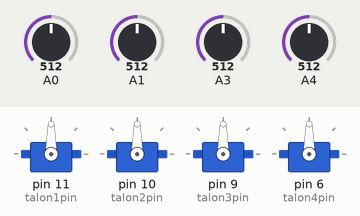
This sketch was run on a simulated Arduino Uno, built with avr-gcc and run on an emulated ATmega328P. On the bench: 4 × servo. The inputs (shaded band) are chosen by the test bench; at power-on: A0 = 512, A1 = 512, A3 = 512, A4 = 512.

Above: at 1.2 s.
1.3 s: A0 set to 716
At 2.5 s:
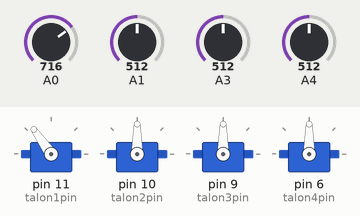
2.8 s: A1 set to 716
At 3.8 s:
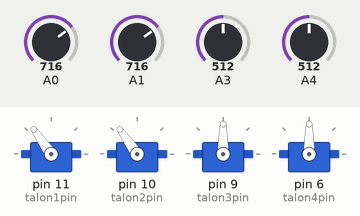
4.3 s: A3 set to 716
At 4.9 s:
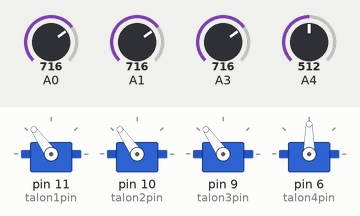
5.8 s: A4 set to 716
At 6.1 s:
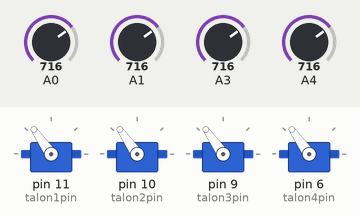
7.3 s: A0 set to 992
At 8.4 s:
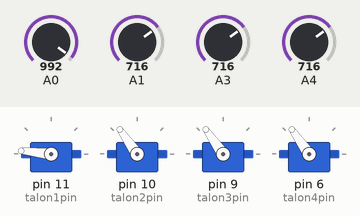
8.8 s: A1 set to 992
At 9.5 s:
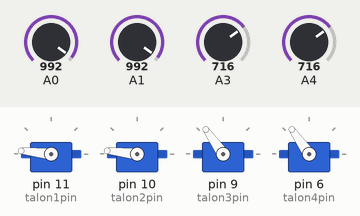
Timing chart, 0 to 11.3 s (numbered marks = the images above; inputs shaded):
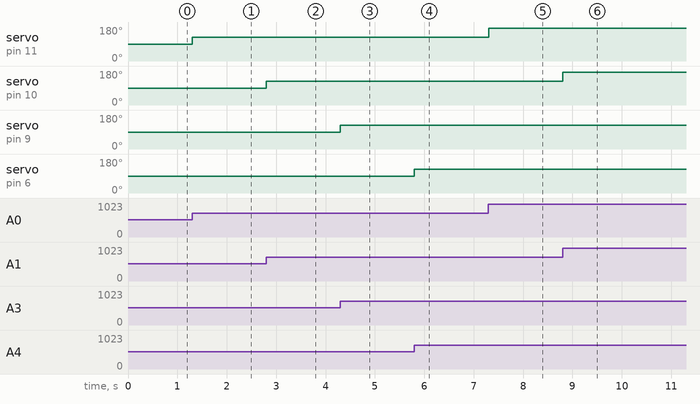

Measured:
- after the input at 1.3 s, servo on pin 11 (talon1pin): 90° → 125° at once
- after the input at 2.8 s, servo on pin 10 (talon2pin): 90° → 125° at once
- after the input at 4.3 s, servo on pin 9 (talon3pin): 90° → 125° at once
- after the input at 5.8 s, servo on pin 6 (talon4pin): 90° → 125° at once
- after the input at 7.3 s, servo on pin 11 (talon1pin): 125° → 174° at once
- after the input at 8.8 s, servo on pin 10 (talon2pin): 125° → 174° at once

The sketch:

MotorBoard.ino
```cpp
#include "Servo.h"

const int debug = 0;

const int redPotPin = 0;
const int bluePotPin = 1;
const int yellowPotPin = 3;
const int whitePotPin = 4;

const int talon1pin = 11;
const int talon2pin = 10;
const int talon3pin = 9;
const int talon4pin = 6;

Servo talon1;
Servo talon2;
Servo talon3;
Servo talon4;

void setup() {
  // put your setup code here, to run once:
 if (debug) {
    Serial.begin(9600);
    Serial.print("setup\n");
  }
 // set up motors pwm pins
  talon1.attach(talon1pin);
  talon2.attach(talon2pin);
  talon3.attach(talon3pin);
  talon4.attach(talon4pin);
}

int pwmFromPot(int pin){
  int val = analogRead(pin);
  int pwm = map(val, 0, 1024, 0, 180);
  if (debug){
    Serial.print("pin = ");
    Serial.print(pin);
    Serial.print(" val = ");
    Serial.print(val);
    Serial.print(" pwm = ");
    Serial.print(pwm);
    Serial.print("\n");
  }
  return pwm;
}

void loop() {
  // put your main code here, to run repeatedly:
  talon1.write(pwmFromPot(redPotPin));
  talon2.write(pwmFromPot(bluePotPin));
  talon3.write(pwmFromPot(yellowPotPin));
  talon4.write(pwmFromPot(whitePotPin));
  // delay(15);
}
```
